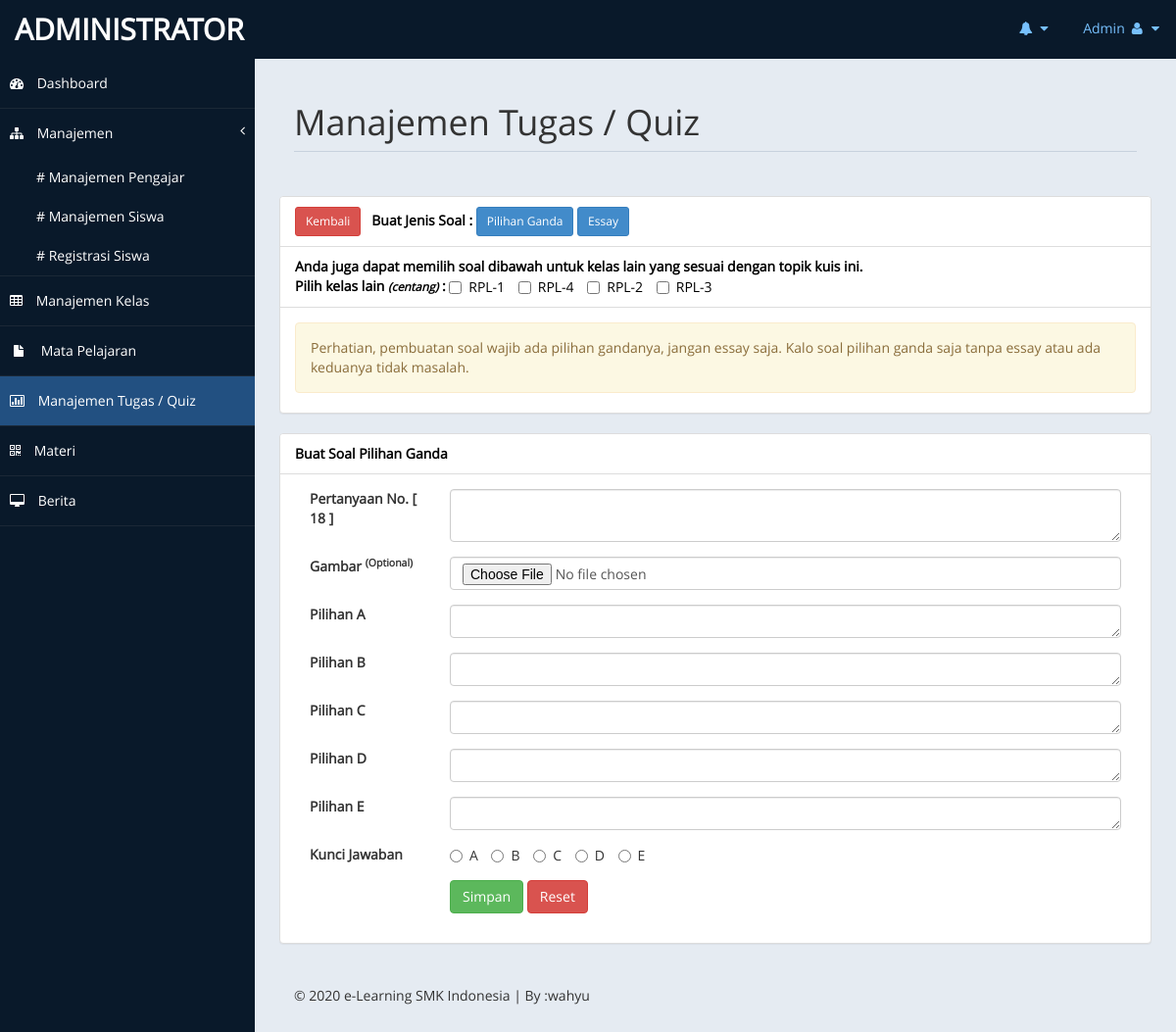
The app's page /admin/index.php?page=quiz&action=buatsoal&hal=soalpilgan&id=31 (signed in) with its own data.
### tables this page shows
CREATE TABLE `tb_topik_quiz` (
  `id_tq` int(11) NOT NULL,
  `judul` varchar(100) NOT NULL,
  `id_kelas` int(5) NOT NULL,
  `id_mapel` int(5) NOT NULL,
  `tgl_buat` date NOT NULL,
  `pembuat` varchar(10) NOT NULL,
  `waktu_soal` int(8) NOT NULL,
  `info` varchar(250) NOT NULL,
  `status` enum('aktif','tidak aktif') NOT NULL
);

CREATE TABLE `tb_kelas` (
  `id_kelas` int(11) NOT NULL,
  `nama_kelas` varchar(50) NOT NULL,
  `ruang` varchar(20) NOT NULL,
  `wali_kelas` int(5) NOT NULL,
  `ketua_kelas` int(5) NOT NULL
);

### admin/inc/buat_soal.php (the view, shortened to what this page needs)
<div class="row">
	<div class="panel panel-default">
	    <div class="panel-heading">
	        <a onclick="self.history.back();" class="btn btn-danger btn-sm">Kembali</a> &nbsp;
	        Buat Jenis Soal : <a href="?page=quiz&action=buatsoal&hal=soalpilgan&id=<?php echo $id; ?>" class="btn btn-primary btn-sm">Pilihan Ganda</a>
	        <a href="?page=quiz&action=buatsoal&hal=soalessay&id=<?php echo $id; ?>" class="btn btn-primary btn-sm">Essay</a>
	    </div>
		<?php
	    if(@$_GET['hal'] == "soalpilgan" || @$_GET['hal'] == "soalessay") { ?>
		    <div class="panel-heading">
		        Anda juga dapat memilih soal dibawah untuk kelas lain yang sesuai dengan topik kuis ini.
		        <form method="post" enctype="multipart/form-data">Pilih kelas lain <i><small>(centang)</small></i> :
		        <?php
		        $a = array();
		        $sql_tq_ini = mysqli_query($db, "SELECT * FROM tb_topik_quiz WHERE id_tq = '$id'") or die ($db->error);
		        $data_tq_ini = mysqli_fetch_array($sql_tq_ini);
		        $kelas_ini = $data_tq_ini['id_kelas'];
		       	$judul = $data_tq_ini['judul'];
		       	$id_mapel = $data_tq_ini['id_mapel'];
		       	$sql_kelas_lain = mysqli_query($db, "SELECT * FROM tb_topik_quiz WHERE judul = '$judul' AND id_mapel = '$id_mapel' AND id_kelas != '$kelas_ini'") or die ($db->error);
		        while($data_kelas_lain = mysqli_fetch_array($sql_kelas_lain)){
		        	$id_kls_lain = $data_kelas_lain['id_kelas'];
		        	$sql_nm_kls = mysqli_query($db, "SELECT * FROM tb_kelas WHERE id_kelas = '$id_kls_lain'") or die ($db->error);
		        	$data_nm_kls = mysqli_fetch_array($sql_nm_kls);
		        	?>
	                <label class="checkbox-inline">
	                    <input type="checkbox" name="kls[]" value="<?php echo $data_nm_kls['nama_kelas']; ?>"><?php echo $data_nm_kls['nama_kelas']; ?>
	                </label>
					<?php
					array_push($a, $data_kelas_lain['id_tq']);
				}
				$cek = mysqli_num_rows($sql_kelas_lain);
		        ?>
		    </div>
		<?php } ?>
	    <div class="panel-body" style="padding-bottom:0;">
			<div class="alert alert-warning">
		        Perhatian, pembuatan soal wajib ada pilihan gandanya, jangan essay saja. Kalo soal pilihan ganda saja tanpa essay atau ada keduanya tidak masalah.
	        </div>
	    </div>
	</div>
</div>
<?php
if(@$_GET['hal'] == "soalpilgan") { ?>
	<div class="row">
		<div class="panel panel-default">
		    <div class="panel-heading">Buat Soal Pilihan Ganda</div>
		    <div class="panel-body">
		    	<?php $sql_jumlah_pilgan = mysqli_query($db, "SELECT * FROM tb_soal_pilgan WHERE id_tq = '$id'") or die ($db->error); ?>
					<div class="col-md-2">
						<label>Pertanyaan No. [ <?php echo mysqli_num_rows($sql_jumlah_pilgan) + 1; ?> ]</label>
					</div>
					<div class="col-md-10">
						<div class="form-group">
							<textarea name="pertanyaan" class="form-control" rows="2" required></textarea>
						</div>
					</div>
					<div class="col-md-2">
						<label>Gambar <sup>(Optional)</sup></label>
					</div>
					<div class="col-md-10">
						<div class="form-group">
							<input type="file" name="gambar" class="form-control" />
						</div>
					</div>
					<div class="col-md-2">
						<label>Pilihan A</label>
					</div>
					<div class="col-md-10">
						<div class="form-group">
							<textarea name="pilA" class="form-control" rows="1" required></textarea>
						</div>
					</div>
					<div class="col-md-2">
						<label>Pilihan B</label>
					</div>
					<div class="col-md-10">
						<div class="form-group">
							<textarea name="pilB" class="form-control" rows="1" required></textarea>
						</div>
					</div>
					<div class="col-md-2">
						<label>Pilihan C</label>
					</div>
					<div class="col-md-10">
						<div class="form-group">
							<textarea name="pilC" class="form-control" rows="1" required></textarea>
						</div>
					</div>
					<div class="col-md-2">
						<label>Pilihan D</label>
					</div>
					<div class="col-md-10">
						<div class="form-group">
							<textarea name="pilD" class="form-control" rows="1" required></textarea>
						</div>
					</div>
					<div class="col-md-2">
						<label>Pilihan E</label>
					</div>
					<div class="col-md-10">
						<div class="form-group">
							<textarea name="pilE" class="form-control" rows="1" required></textarea>
						</div>
	                </div>
	                <div class="col-md-2">
						<label>Kunci Jawaban</label>
					</div>
					<div class="col-md-10">
						<div class="form-group">
                            <label class="radio-inline">
                                <input type="radio" name="kunci" value="A">A
                            </label>
                            <label class="radio-inline">
                                <input type="radio" name="kunci" value="B">B
                            </label>
                            <label class="radio-inline">
                                <input type="radio" name="kunci" value="C">C
                            </label>
                            <label class="radio-inline">
                                <input type="radio" name="kunci" value="D">D
                            </label>
                            <label class="radio-inline">
                                <input type="radio" name="kunci" value="E">E
                            </label>
						</div>
						<div class="form-group">
	                        <input type="submit" name="simpan" value="Simpan" class="btn btn-success" />
	                        <input type="reset" value="Reset" class="btn btn-danger" />
	                    </div>
	                </div>
		    </div>
		</div>
	</div>
<?php
} else if(@$_GET['hal'] == "soalessay") { ?>
	<div class="row">
		<div class="panel panel-default">
		    <div class="panel-heading">Buat Soal Essay</div>
		    <div class="panel-body">
		    	<?php
		    	$sql_jumlah_essay = mysqli_query($db, "SELECT * FROM tb_soal_essay WHERE id_tq = '$id'") or die ($db->error); ?>
					<div class="col-md-2">
						<label>Pertanyaan No. [ <?php echo mysqli_num_rows($sql_jumlah_essay) + 1; ?> ]</label>
					</div>
					<div class="col-md-10">
						<div class="form-group">
							<textarea name="pertanyaan" class="form-control" rows="3" required></textarea>
						</div>
					</div>
					<div class="col-md-2">
						<label>Gambar <sup>(Optional)</sup></label>
					</div>
					<div class="col-md-10">
						<div class="form-group">
							<input type="file" name="gambar" class="form-control" />
						</div>
						<div class="form-group">
	                        <input type="submit" name="simpan" value="Simpan" class="btn btn-success" />
	                        <input type="reset" value="Reset" class="btn btn-danger" />
	                    </div>
					</div>
	            <?php
	            if(@$_POST['simpan']) {
	            	$pertanyaan = @mysqli_real_escape_string($db, $_POST['pertanyaan']);
	            	$sumber = @$_FILES['gambar']['tmp_name'];
                    $target = 'img/gambar_soal_essay/';
                    $nama_gambar = @$_FILES['gambar']['name'];
                    $c = array();
	            	for($p = 0; $p < $cek; $p++) {
		            	$kls2 = @mysqli_real_escape_string($db, $_POST['kls'][$p]);
		            	array_push($c, $kls2);
		            	if (in_array($kls2, $c)) {
		            		if($kls2 != "") {
			            		$sql_tq_kls2 = mysqli_query($db, "SELECT * FROM tb_topik_quiz JOIN tb_kelas WHERE id_tq = '$a[$p]' AND nama_kelas = '$kls2'") or die ($db->error);
			            		$data_tq_kls2 = mysqli_fetch_array($sql_tq_kls2);
			            		$id_tq_kls2 = $data_tq_kls2['id_tq'];
			            		move_uploaded_file($sumber, $target.$nama_gambar);
			                    mysqli_query($db, "INSERT INTO tb_soal_essay VALUES('', '$id_tq_kls2', '$pertanyaan', '$nama_gambar', now())") or die ($db->error);
			            	}
						}
		        	}
                    move_uploaded_file($sumber, $target.$nama_gambar);
                    mysqli_query($db, "INSERT INTO tb_soal_essay VALUES('', '$id', '$pertanyaan', '$nama_gambar', now())") or die ($db->error);
                    echo '<script>window.location="?page=quiz&action=daftarsoal&hal=essay&id='.$id.'"</script>';
	            }
	            ?>
		    </div>
		</div>
	</div>
	<?php
} ?>

### admin/index.php (shortened to what this page needs)
<?php
include "../+koneksi.php";
if(@$_SESSION['admin'] || @$_SESSION['pengajar']) {
?>
<!DOCTYPE html>
<html>
<head>
    <link href="style/assets/css/bootstrap.css" rel="stylesheet" />
    <link href="style/assets/css/font-awesome.css" rel="stylesheet" />
    <link href="style/assets/css/custom-styles.css" rel="stylesheet" />
    <link href='style/assets/css/font-opensans.css' rel='stylesheet' />
    <link href="style/assets/js/dataTables/dataTables.bootstrap.css" rel="stylesheet" />
    <link href="style/assets/js/morris/morris-0.4.3.min.css" rel="stylesheet" />
</head>
<body>
    <div id="wrapper">
        <nav class="navbar navbar-default top-navbar" role="navigation">
            <div class="navbar-header">
                <a class="navbar-brand" href="./"><?php cek_session("Administrator", "Pengajar"); ?></a>
            </div>
            <ul class="nav navbar-top-links navbar-right">
                <li class="dropdown">
                    <a class="dropdown-toggle" data-toggle="dropdown" href="#" aria-expanded="false">
                        <i class="fa fa-bell fa-fw"></i> <i class="fa fa-caret-down"></i>
                    </a>
                </li>
                <li class="dropdown">
                    <a class="dropdown-toggle" data-toggle="dropdown" href="#" aria-expanded="false">
                        <?php
                        if(@$_SESSION['admin']) {
                            $sesi_id = @$_SESSION['admin'];
                            $level = "admin";
                        } else if(@$_SESSION['pengajar']) {
                            $sesi_id = @$_SESSION['pengajar'];
                            $level = "pengajar";
                        }
                        if($level == 'admin') {
                            $sql_terlogin = mysqli_query($db, "SELECT * FROM tb_admin WHERE id_admin = '$sesi_id'") or die ($db->error);
                        } else if($level == 'pengajar') {
                            $sql_terlogin = mysqli_query($db, "SELECT * FROM tb_pengajar WHERE id_pengajar = '$sesi_id'") or die ($db->error);
                        }
                        $data_terlogin = mysqli_fetch_array($sql_terlogin);
                        echo ucfirst($data_terlogin['username']);
                        ?>
                        <i class="fa fa-user fa-fw"></i> <i class="fa fa-caret-down"></i>
                    </a>
                </li>
            </ul>
        </nav>
        <nav class="navbar-default navbar-side" role="navigation">
            <div class="sidebar-collapse">
                <ul class="nav" id="main-menu">
                    <li>
                        <a class="<?php if(@$_GET['page'] == '') { echo 'active-menu'; } ?>" href="./"><i class="fa fa-dashboard"></i> Dashboard</a>
                    </li>
                    <?php
                    if(@$_SESSION['admin']) {
                    ?>
                        <li>
                            <a href="#"><i class="fa fa-sitemap"></i> Manajemen<span class="fa arrow"></span></a>
                            <ul class="nav nav-second-level">
                                <li>
                                    <a href="?page=pengajar" class="<?php if(@$_GET['page'] == 'pengajar') { echo 'active-menu'; } ?>"># Manajemen Pengajar</a>
                                </li>
                                <li>
                                    <a href="?page=siswa" class="<?php if(@$_GET['page'] == 'siswa') { echo 'active-menu'; } ?>"># Manajemen Siswa</a>
                                </li>
                                <li>
                                    <a href="?page=siswaregistrasi" class="<?php if(@$_GET['page'] == 'siswaregistrasi') { echo 'active-menu'; } ?>"># Registrasi Siswa</a>
                                </li>
                            </ul>
                        </li>
                    <?php
                    }
                    ?>
                    <li>
                        <a class="<?php if(@$_GET['page'] == 'kelas') { echo 'active-menu'; } ?>" href="?page=kelas"><i class="fa fa-table"></i> Manajemen Kelas</a>
                    </li>
                    <li>
                        <a class="<?php if(@$_GET['page'] == 'mapel') { echo 'active-menu'; } ?>" href="?page=mapel"><i class="fa fa-fw fa-file"></i> Mata Pelajaran</a>
                    </li>
                    <li>
                        <a class="<?php if(@$_GET['page'] == 'quiz') { echo 'active-menu'; } ?>" href="?page=quiz"><i class="fa fa-bar-chart-o"></i> Manajemen Tugas / Quiz</a>
                    </li>
                    <li>
                        <a class="<?php if(@$_GET['page'] == 'materi') { echo 'active-menu'; } ?>" href="?page=materi"><i class="fa fa-qrcode"></i> Materi</a>
                    </li>
                    <li>
                        <a class="<?php if(@$_GET['page'] == 'berita') { echo 'active-menu'; } ?>" href="?page=berita"><i class="fa fa-desktop"></i> Berita</a>
                    </li>
                </ul>
            </div>
        </nav>
        <div id="page-wrapper">
            <div id="page-inner">
                <?php
                if(@$_GET['page'] == '') {
                    include "inc/dashboard.php";
                } else if(@$_GET['page'] == 'pengajar') {
                    include "inc/pengajar.php";
                } else if(@$_GET['page'] == 'siswaregistrasi') {
                    include "inc/siswaregistrasi.php";
                } else if(@$_GET['page'] == 'siswa') {
                    include "inc/siswa.php";
                } else if(@$_GET['page'] == 'kelas') {
                    include "inc/kelas.php";
                } else if(@$_GET['page'] == 'mapel') {
                    include "inc/mapel.php";
                } else if(@$_GET['page'] == 'quiz') {
                    include "inc/quiz.php";
                } else if(@$_GET['page'] == 'materi') {
                    include "inc/materi.php";
                } else if(@$_GET['page'] == 'berita') {
                    include "inc/berita.php";
                } else {
                    echo "<div class='col-xs-12'><div class='alert alert-danger'>[404] Halaman tidak ditemukan! Silahkan pilih menu yang ada!</div></div>";
                } ?>
				<footer><p> &copy; 2020 e-Learning SMK Indonesia | By :wahyu </p></footer>
            </div>
        </div>
    </div>
</body>
</html>
<?php
} else {
 include "login.php";
}
?>

### records on screen
tb_topik_quiz: id_kelas.nama_kelas "RPL-1"
tb_topik_quiz: id_kelas.nama_kelas "RPL-4"
tb_topik_quiz: id_kelas.nama_kelas "RPL-2"
tb_topik_quiz: id_kelas.nama_kelas "RPL-3"

### other values on screen
$isi_admin "ADMINISTRATOR"
$data_terlogin['username'] "Admin"
mysqli_num_rows($sql_jumlah_pilgan) + 1 "18"
